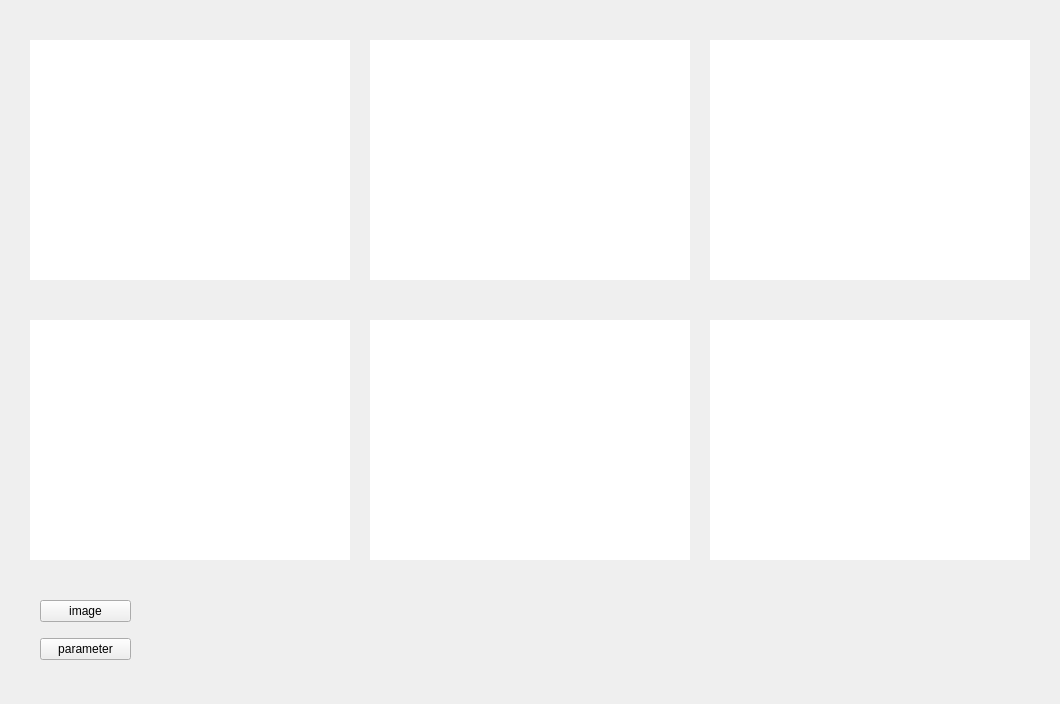
<?xml version="1.0" encoding="UTF-8"?>
<ui version="4.0">
 <class>MainWindowDesign</class>
 <widget class="QMainWindow" name="MainWindowDesign">
  <property name="geometry">
   <rect>
    <x>0</x>
    <y>0</y>
    <width>1060</width>
    <height>704</height>
   </rect>
  </property>
  <property name="windowTitle">
   <string>QRosApp</string>
  </property>
  <property name="windowIcon">
   <iconset resource="../resources/images.qrc">
    <normaloff>:/images/icon.png</normaloff>:/images/icon.png</iconset>
  </property>
  <property name="locale">
   <locale language="English" country="Australia"/>
  </property>
  <widget class="QWidget" name="centralwidget">
   <widget class="QLabel" name="label">
    <property name="geometry">
     <rect>
      <x>30</x>
      <y>40</y>
      <width>320</width>
      <height>240</height>
     </rect>
    </property>
    <property name="styleSheet">
     <string notr="true">background-color: rgb(255, 255, 255);</string>
    </property>
    <property name="text">
     <string/>
    </property>
   </widget>
   <widget class="QLabel" name="label_2">
    <property name="geometry">
     <rect>
      <x>370</x>
      <y>40</y>
      <width>320</width>
      <height>240</height>
     </rect>
    </property>
    <property name="styleSheet">
     <string notr="true">background-color: rgb(255, 255, 255);</string>
    </property>
    <property name="text">
     <string/>
    </property>
   </widget>
   <widget class="QLabel" name="label_3">
    <property name="geometry">
     <rect>
      <x>710</x>
      <y>40</y>
      <width>320</width>
      <height>240</height>
     </rect>
    </property>
    <property name="styleSheet">
     <string notr="true">background-color: rgb(255, 255, 255);</string>
    </property>
    <property name="text">
     <string/>
    </property>
   </widget>
   <widget class="QLabel" name="label_4">
    <property name="geometry">
     <rect>
      <x>30</x>
      <y>320</y>
      <width>320</width>
      <height>240</height>
     </rect>
    </property>
    <property name="styleSheet">
     <string notr="true">background-color: rgb(255, 255, 255);</string>
    </property>
    <property name="text">
     <string/>
    </property>
   </widget>
   <widget class="QLabel" name="label_5">
    <property name="geometry">
     <rect>
      <x>370</x>
      <y>320</y>
      <width>320</width>
      <height>240</height>
     </rect>
    </property>
    <property name="styleSheet">
     <string notr="true">background-color: rgb(255, 255, 255);</string>
    </property>
    <property name="text">
     <string/>
    </property>
   </widget>
   <widget class="QLabel" name="label_6">
    <property name="geometry">
     <rect>
      <x>710</x>
      <y>320</y>
      <width>320</width>
      <height>240</height>
     </rect>
    </property>
    <property name="styleSheet">
     <string notr="true">background-color: rgb(255, 255, 255);</string>
    </property>
    <property name="text">
     <string/>
    </property>
   </widget>
   <widget class="QWidget" name="verticalLayoutWidget">
    <property name="geometry">
     <rect>
      <x>40</x>
      <y>590</y>
      <width>91</width>
      <height>81</height>
     </rect>
    </property>
    <layout class="QVBoxLayout" name="verticalLayout">
     <item>
      <widget class="QPushButton" name="pushButton">
       <property name="text">
        <string>image</string>
       </property>
      </widget>
     </item>
     <item>
      <widget class="QPushButton" name="pushButton_2">
       <property name="text">
        <string>parameter</string>
       </property>
      </widget>
     </item>
    </layout>
   </widget>
  </widget>
  <action name="action_Quit">
   <property name="text">
    <string>&amp;Quit</string>
   </property>
   <property name="shortcut">
    <string>Ctrl+Q</string>
   </property>
   <property name="shortcutContext">
    <enum>Qt::ApplicationShortcut</enum>
   </property>
  </action>
  <action name="action_Preferences">
   <property name="text">
    <string>&amp;Preferences</string>
   </property>
  </action>
  <action name="actionAbout">
   <property name="text">
    <string>&amp;About</string>
   </property>
  </action>
  <action name="actionAbout_Qt">
   <property name="text">
    <string>About &amp;Qt</string>
   </property>
  </action>
 </widget>
 <resources>
  <include location="../resources/images.qrc"/>
 </resources>
 <connections>
  <connection>
   <sender>action_Quit</sender>
   <signal>triggered()</signal>
   <receiver>MainWindowDesign</receiver>
   <slot>close()</slot>
   <hints>
    <hint type="sourcelabel">
     <x>-1</x>
     <y>-1</y>
    </hint>
    <hint type="destinationlabel">
     <x>399</x>
     <y>299</y>
    </hint>
   </hints>
  </connection>
 </connections>
</ui>
